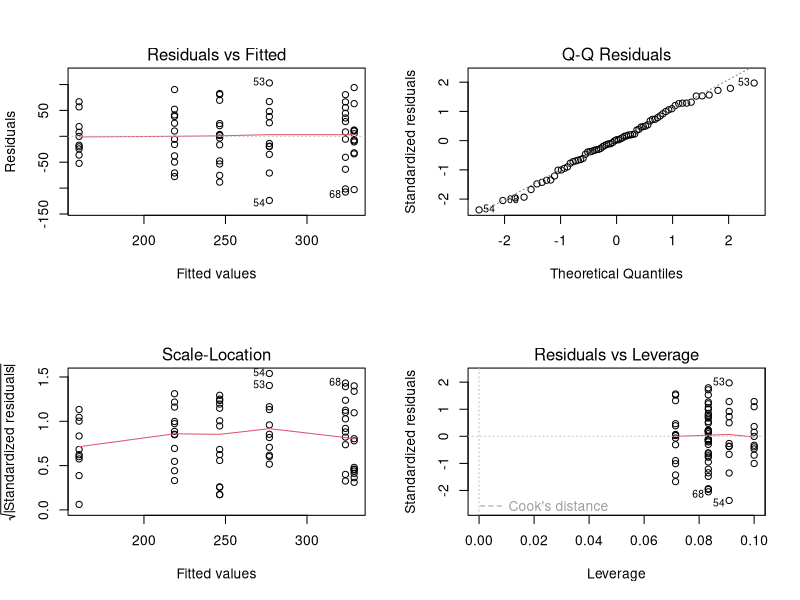
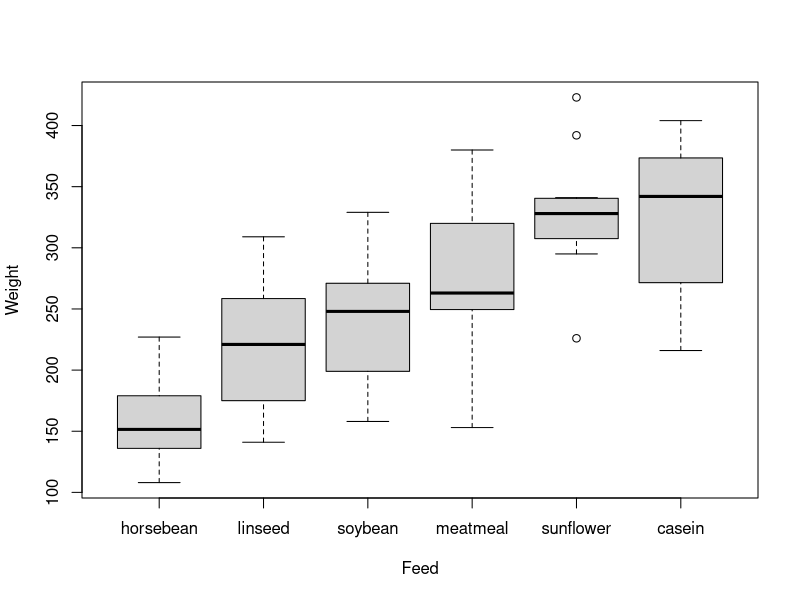

Generate these figures, in order, with R:
## Chickwts.R   Alexander.Ploner@ki.se  2007-09-24
##
## Short analysis of the chicken weight data, see ?chickwts
## Demonstrates how a script file can work

# Move to a prepared directory
olddir = getwd()
setwd("~/USERS/Rcourse/example/chickwts")

# We want to do a Tukey pairwise t-test later
require(multcomp)

# Set up a local copy of the data
# Generally, a load() or attach() or read.table() or similar
data(chickwts)
# Make variables generally available
attach(chickwts)

# Do a linear model
lm_cw = lm(weight ~ feed, chickwts)

# Do the Tukey test
tuk_cw = glht(lm_cw, mcp(feed="Tukey"))

# We store the actual results if we need to process them further
save(lm_cw, tuk_cw, file="chickwtsResult.RData")

# We redirect useful text output to a file
sink("chickwtsOutput.Rout")
print(table(feed))
print(tapply(weight, feed, summary))
print(summary(lm_cw))
print(summary(tuk_cw))
sink()

# We save useful graphs for further study/reporting
pdf("chickwtsDiag.pdf")
par(mfrow=c(2,2))
plot(lm_cw)
dev.off()
pdf("chickwtsSortedBoxplots.pdf", width=8, height=8)
meds  = tapply(weight, feed, median)
smeds = sort(meds)
feed2 = factor(feed, levels=names(smeds), ordered=TRUE)
boxplot(weight ~ feed2, xlab="Feed", ylab="Weight")
dev.off()

# Clean up
detach(chickwts)
setwd(olddir)
